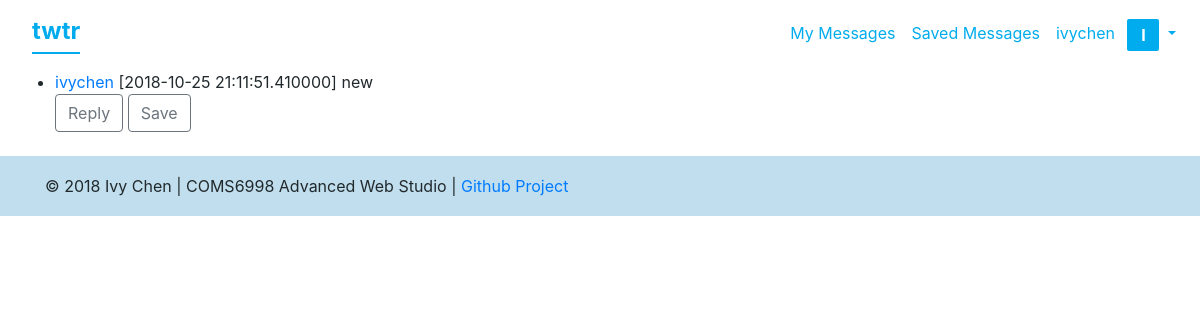
Screenshot of /saved (signed in) with the database file from the repository.
### models.py (models this page shows, shortened)
class User(UserMixin, db.Model):
    username = db.Column(db.String(140), primary_key=True)
    password = db.Column(db.String(140))
    email = db.Column(db.Text, unique=True)
    lists = db.relationship('List', backref='user', lazy=True)

class Message(db.Model):
    id = db.Column('id', db.Integer, primary_key=True)
    timestamp = db.Column(db.DateTime)
    sender = db.Column('sender', db.String(140))
    replyto = db.Column('replyto', db.String(140))
    message = db.Column('message', db.String(300))

### app.py (the view)
@app.route('/saved', methods=['POST', 'GET'])
def saved():
    page = request.args.get('page', 1, type=int)
    listId = models.List.query.filter_by(owner=current_user.username).first()
    messages = db.session.query(models.Message)\
        .join(models.collects)\
        .filter_by(listId=listId.id)\
        .order_by(models.Message.timestamp.desc()).paginate(page, app.config['POSTS_PER_PAGE'], False)
    print(messages)
    next_url = url_for('saved', page=messages.next_num) \
        if messages.has_next else None
    prev_url = url_for('saved', page=messages.prev_num) \
        if messages.has_prev else None
    return render_template('saved.html', messages=messages.items, next_url=next_url, prev_url=prev_url)

### app.py (called while the page is built)
@login_manager.user_loader
def load_user(username):
    try:
        return models.User.query.get(username)
    except:
        return None

### templates/saved.html (shortened to what this page needs)
{% extends "base.html" %}
{% block body %}
  {% block content %}
  <ul id="messages" class="messages-container">
    {% for msg in messages %}
      <li class="message-item">
        <a href="/messages/{{ msg.sender }}">{{ msg.sender }}</a>
        [{{ msg.timestamp }}]
        {{ msg.message }}
        <p>
          <button data-username="{{ msg.sender }}" data-id="{{ msg.id }}" data-message="{{ msg.message }}" class="btn btn-outline-secondary reply">Reply</button>
          <button class="btn btn-outline-secondary save">Save</button>
        </p>
      </li>
    {% endfor %}
  </ul>
  {% endblock %}
{% endblock %}

### templates/base.html (shortened to what this page needs)
<!DOCTYPE html>
<html lang="en" >
<head>
  <link href="https://stackpath.bootstrapcdn.com/bootstrap/4.1.3/css/bootstrap.min.css" rel="stylesheet">
  <link rel="stylesheet" href="https://use.fontawesome.com/releases/v5.3.1/css/all.css">
  <link rel="stylesheet" type="text/css"
        href="{{url_for('static', filename='css/main.css')}}">
</head>
<body>
  <nav class="navbar navbar-expand-sm">
    <a class="navbar-brand" href="/">twtr</a>
    <div class="collapse navbar-collapse" id="navbarSupportedContent">
      <ul class="navbar-nav mr-auto">
        {% if current_user.is_authenticated %}
        <li class="nav-item active">
          <a class="nav-link" href="/messages/{{ current_user.username }}">My Messages</a>
        </li>
        <li class="nav-item active">
          <a class="nav-link" href="/saved">Saved Messages</a>
        </li>
        {% endif %}
      {% if current_user.is_authenticated %}
      <li class="nav-item dropdown">
        <a class="nav-link dropdown-toggle" href="#" id="navbarDropdown" role="button" data-toggle="dropdown" aria-haspopup="true" aria-expanded="false">
          {{ current_user.username }}
          <div class="user-icon">{{ current_user.username[0].upper() }}</div>
        </a>
      </li>
      {% endif %}
      </ul>
    </div>
  </nav>
	<div class="container-fluid">
    {% block body %}{% endblock %}
	</div>
  <footer class="footer">
    <div class="footer-copyright">
      <div class="container">
        © 2018 Ivy Chen | COMS6998 Advanced Web Studio |
        <a class="grey-text text-lighten-4 right" href="https://github.com/ivychen/COMS6998-AdvWebStudio">Github Project</a>
      </div>
    </div>
  </footer>
  </head>
  <body>
</body>
</html>

### static/css/main.css (style rules this page uses)
.navbar-nav { width: 100%; display: flex; align-items: baseline; justify-content: flex-end; }
nav.navbar.navbar-expand-sm .navbar-brand { font-weight: bold; font-size: 1.5rem !important; height: 46px; margin-left: 1rem; border-bottom: 2px solid #00aced; margin-bottom: .5rem; }
nav.navbar.navbar-expand-sm a, nav.navbar.navbar-expand-sm li { color: #00aced !important; }
.user-icon { display: inline-flex; align-items: center; font-weight: bold; justify-content: center; background-color: #00aced; height: 32px; width: 32px; vertical-align: middle; border-radius: 2px; margin-left: .5rem; color: white; }
body > .container-fluid { margin-top: 0 !important; }
body > .container-fluid { color: #21292c; margin-top: 1.5rem; margin-bottom: 1.5rem; }
.footer { color: #21292c; position: relative; bottom: 0; width: 100%; line-height: 60px; background-color: #c0deed; }

### rows the page displays
User: username "ivychen"
Message: sender "ivychen", timestamp "2018-10-25 21:11:51.410000", message "new"

### other values shown
{{ current_user.username[0].upper() }} "I"
